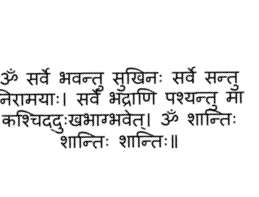
#> input picture Assignment 1/Q3/211196/3_a.png, 259 x 197 px
$ python -i Q3_211196.py   (imports and definitions only)
#> lines starting #> are read from the running program, lines starting #| are printed output that depends on the picture; after the words box and inside, x2 and y2 are one past the last pixel; in counts of white or black regions, pixels touching at a corner belong together
import cv2
import numpy as np
import matplotlib.pyplot as plt

def solution(image_path):
#> called with image_path = '211196/3_a.png'
    input_image = cv2.imread(image_path)
#> input_image is the input picture: shape (197, 259, 3); min 0, max 255, mean 237.3
    grayscale_image =cv2.cvtColor(input_image, cv2.COLOR_BGR2GRAY)

    blurred_image = cv2.GaussianBlur(grayscale_image, (5, 5), 0)
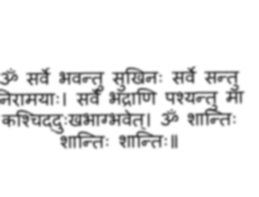
#> blurred_image: shape (197, 259); min 60, max 255, mean 237.3

    edges = cv2.Canny(blurred_image, 50, 150, apertureSize=3)
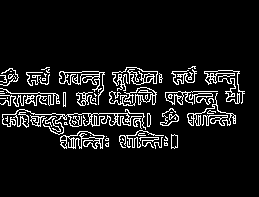
#> edges: shape (197, 259); 8.5% white in thin lines or dots, all inside (x1, y1, x2, y2) = (0, 66, 245, 149)

    lines = cv2.HoughLinesP(edges, 1, np.pi / 180, threshold=100, minLineLength=100, maxLineGap=10)
#> lines = [[10, 96, 117, 94], [2, 116, 150, 116], [0, 93, 129, 93], [69, 120, 171, 122]]

    angles = []
    for line in lines:
        x1, y1, x2, y2 = line[0]
        angle = np.degrees(np.arctan2(y2 - y1, x2 - x1))
        angles.append(angle)
#> this loop made 4 passes
#> (x1, y1, x2, y2, angle) on passes 1 to 4: (10, 96, 117, 94, -1.07), (2, 116, 150, 116, 0), (0, 93, 129, 93, 0), (69, 120, 171, 122, 1.12)
#> after the loop, angles = [-1.07, 0, 0, 1.12]
    avg_angle = np.mean(angles)
#> avg_angle = 0.0131
    if avg_angle<0:
        avg_angle=180+avg_angle+3.0
    borderValue=(255, 255, 255)
    image_center = tuple(np.array(input_image.shape[1::-1]) / 2)
#> image_center = (129.5, 98.5)
    rot_mat = cv2.getRotationMatrix2D(image_center, avg_angle, 1.0)
#> rot_mat = [[1, 0.000229, -0.0226], [-0.000229, 1, 0.0297]]
    result = cv2.warpAffine(input_image, rot_mat, input_image.shape[1::-1], flags=cv2.INTER_LINEAR, borderValue=borderValue)
    return result

>>> result = solution('211196/3_a.png')

$ run again, on Assignment 1/Q3/211196/3_b.png
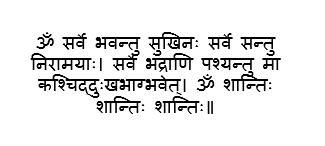
#> input picture Assignment 1/Q3/211196/3_b.png, 325 x 146 px
#> in solution, input_image is the input picture: shape (146, 325, 3); min 0, max 255, mean 232.2
#> in solution, `blurred_image = cv2.GaussianBlur(grayscale_image, (5, 5), 0)`:
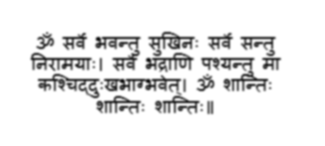
#> blurred_image: shape (146, 325); min 19, max 255, mean 232.2
#> in solution, `edges = cv2.Canny(blurred_image, 50, 150, apertureSize=3)`:
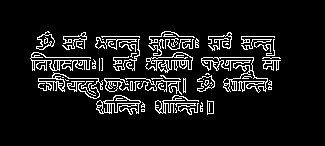
#> edges: shape (146, 325); 9.2% white in thin lines or dots, all inside (x1, y1, x2, y2) = (30, 31, 281, 115)
#> lines = [[31, 60, 280, 60], [151, 57, 279, 57], [38, 81, 185, 81], [38, 78, 185, 78], [37, 39, 274, 39], [39, 83, 185, 83]]
#> the loop in solution, `for line in lines:` made 6 passes
#> after the loop in solution, `for line in lines:`: angles = [0, 0, 0, 0, 0, 0]
#> avg_angle = 0
#> rot_mat = [[1, 0, 0], [0, 1, 0]]

$ run again, on Assignment 1/Q3/211196/3_c.png
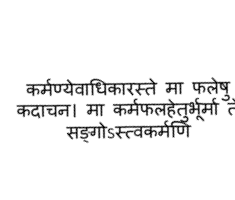
#> input picture Assignment 1/Q3/211196/3_c.png, 235 x 200 px
#> in solution, input_image is the input picture: shape (200, 235, 3); min 0, max 255, mean 241.5
#> in solution, `edges = cv2.Canny(blurred_image, 50, 150, apertureSize=3)`:
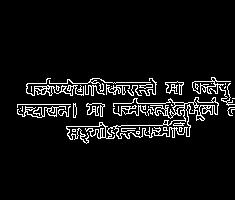
#> edges: shape (200, 235); 6.3% white in thin lines or dots, all inside (x1, y1, x2, y2) = (17, 77, 235, 144)
#> lines = [[86, 104, 217, 102], [26, 84, 140, 82], [89, 107, 203, 105], [27, 87, 230, 83]]
#> the loop in solution, `for line in lines:` made 4 passes
#> (x1, y1, x2, y2, angle) on passes 1 to 4: (86, 104, 217, 102, -0.875), (26, 84, 140, 82, -1.01), (89, 107, 203, 105, -1.01), (27, 87, 230, 83, -1.13)
#> after the loop in solution, `for line in lines:`: angles = [-0.875, -1.01, -1.01, -1.13]
#> in solution, `avg_angle = np.mean(angles)`: avg_angle = -1
#> in solution, `avg_angle=180+avg_angle+3.0`: avg_angle = 182
#> rot_mat = [[-0.999, -0.0348, 238.4], [0.0348, -0.999, 195.8]]
#> in solution, `result = cv2.warpAffine(input_image, rot_mat, input_image.shape[1::-1]..`:
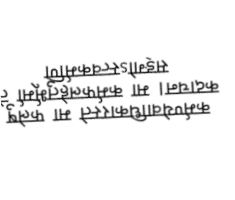
#> result: shape (200, 235, 3); min 2, max 255, mean 241.5

$ run again, on Assignment 1/Q3/211196/3_d.png
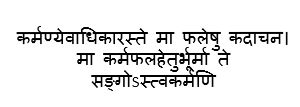
#> input picture Assignment 1/Q3/211196/3_d.png, 300 x 107 px
#> in solution, input_image is the input picture: shape (107, 300, 3); min 0, max 255, mean 231.1
#> in solution, `edges = cv2.Canny(blurred_image, 50, 150, apertureSize=3)`:
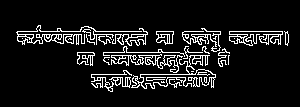
#> edges: shape (107, 300); 9.5% white in thin lines or dots, all inside (x1, y1, x2, y2) = (16, 25, 289, 92)
#> lines = [[17, 31, 287, 31], [17, 34, 288, 34], [77, 52, 229, 52], [17, 36, 145, 36], [77, 55, 229, 55], [91, 74, 215, 74], [18, 41, 288, 36]]
#> the loop in solution, `for line in lines:` made 7 passes
#> (x1, y1, x2, y2, angle) on passes 1 to 7: (17, 31, 287, 31, 0), (17, 34, 288, 34, 0), (77, 52, 229, 52, 0), (17, 36, 145, 36, 0), (77, 55, 229, 55, 0), (91, 74, 215, 74, 0), (18, 41, 288, 36, -1.06)
#> after the loop in solution, `for line in lines:`: angles = [0, 0, 0, 0, 0, 0, -1.06]
#> in solution, `avg_angle = np.mean(angles)`: avg_angle = -0.152
#> in solution, `avg_angle=180+avg_angle+3.0`: avg_angle = 182.8
#> rot_mat = [[-0.999, -0.0497, 302.5], [0.0497, -0.999, 99.48]]
#> in solution, `result = cv2.warpAffine(input_image, rot_mat, input_image.shape[1::-1]..`:
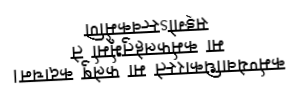
#> result: shape (107, 300, 3); min 0, max 255, mean 231.2
